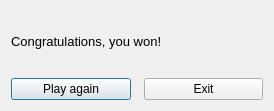
<?xml version="1.0" encoding="UTF-8"?>
<ui version="4.0">
 <class>GameEndDialog</class>
 <widget class="QDialog" name="GameEndDialog">
  <property name="windowModality">
   <enum>Qt::ApplicationModal</enum>
  </property>
  <property name="geometry">
   <rect>
    <x>0</x>
    <y>0</y>
    <width>274</width>
    <height>111</height>
   </rect>
  </property>
  <property name="windowTitle">
   <string>Dialog</string>
  </property>
  <layout class="QVBoxLayout" name="verticalLayout_2">
   <item>
    <layout class="QVBoxLayout" name="verticalLayout">
     <item>
      <widget class="QLabel" name="label">
       <property name="text">
        <string>&lt;html&gt;&lt;head/&gt;&lt;body&gt;&lt;p&gt;&lt;span style=&quot; font-size:10pt;&quot;&gt;Congratulations, you won!&lt;/span&gt;&lt;/p&gt;&lt;/body&gt;&lt;/html&gt;</string>
       </property>
      </widget>
     </item>
     <item>
      <layout class="QHBoxLayout" name="horizontalLayout">
       <property name="spacing">
        <number>13</number>
       </property>
       <property name="sizeConstraint">
        <enum>QLayout::SetMinimumSize</enum>
       </property>
       <item>
        <widget class="QPushButton" name="pushButton_2">
         <property name="text">
          <string>Play again</string>
         </property>
        </widget>
       </item>
       <item>
        <widget class="QPushButton" name="pushButton_3">
         <property name="text">
          <string>Exit</string>
         </property>
        </widget>
       </item>
      </layout>
     </item>
    </layout>
   </item>
  </layout>
 </widget>
 <resources/>
 <connections/>
 <slots>
  <signal>newGame()</signal>
 </slots>
</ui>
